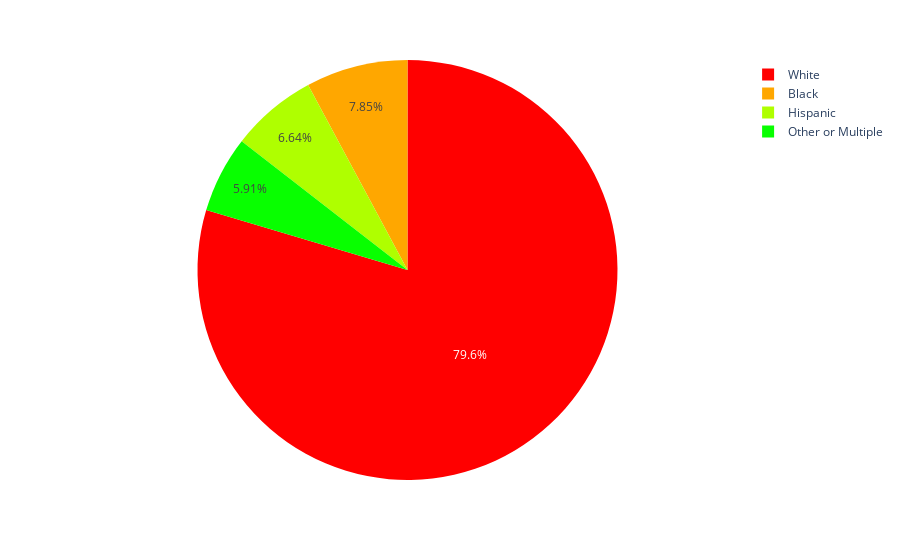

Here is the notebook cell this chart was saved with:
### Code cell
def race_graph():
    fig1 = data_for_viz["race"].value_counts().reset_index()
    fig1.columns = ['race', 'count']

    # Create a pie chart
    fig_m_t_count_bar = px.pie(fig1, names='race', values='count', color_discrete_sequence=px.colors.cyclical.HSV)
    plotted_graph=fig_m_t_count_bar.show()
    return plotted_graph
race_graph()

### Figure 1 — Plotly figure (JSON) as saved in the notebook; plotly's stock layout.template omitted (floating-point values rounded to 4 significant figures)
{"data": [{"domain": {"x": [0, 1], "y": [0, 1]}, "hovertemplate": "race=%{label}<br>count=%{value}<extra></extra>", "labels": ["White", "Black", "Hispanic", "Other or Multiple"], "legendgroup": "", "name": "", "showlegend": true, "type": "pie", "values": [20450, 2016, 1706, 1518]}], "layout": {"legend": {"tracegroupgap": 0}, "margin": {"t": 60}, "piecolorway": ["#ff0000", "#ffa700", "#afff00", "#08ff00", "#00ff9f", "#00b7ff", "#0010ff", "#9700ff", "#ff00bf", "#ff0000"]}}
